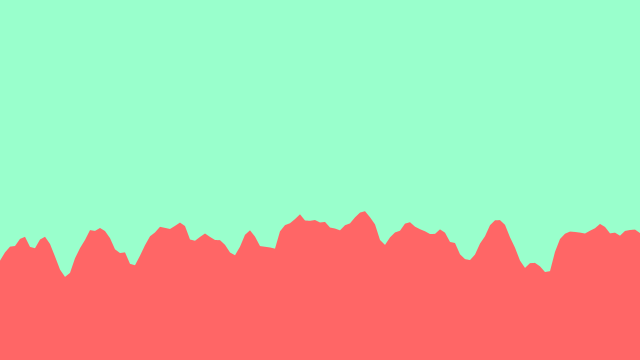
Frame 1 (no input)
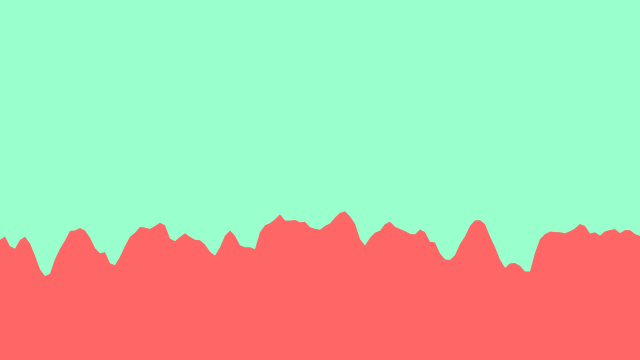
Frame 60 (the mouse pressed at the canvas centre just before this capture)
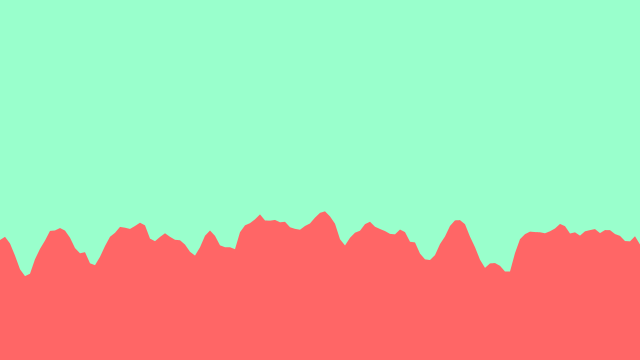
Frame 120 (the mouse held since frame 60 and released just before this capture)

The Processing sketch that drew these frames (run headless with seeded random() and noise(); from frame 60 on, the mouse is pressed at the canvas centre):

// Processing sketch: processing_127894
// ── processing_127894.pde

float yoff = 0.0;        

void setup() {
  size(640, 360);
}

void draw() {
  background(153, 255, 204);
  fill(255, 102, 102);
  noStroke();
  smooth();
  beginShape(); 
  
  
  float xoff = yoff;   
   for (float x = 0; x <= width; x += 5) {
    float y = map(noise(xoff), 0, 1, 200,300);   
        
    vertex(x, y);
    xoff += 0.15;
  }
  
  
  yoff += 0.01;
  vertex(width, height);
  vertex(0, height);
  endShape(CLOSE);
}
